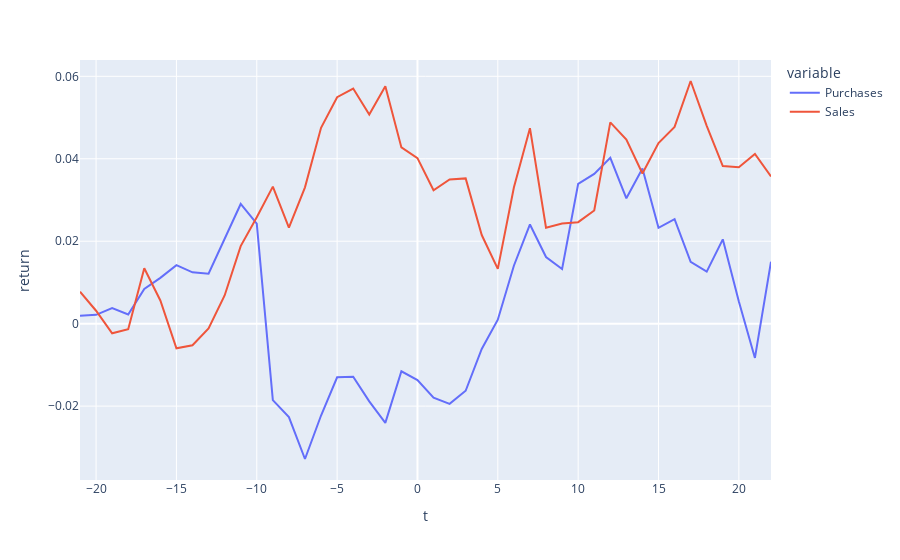

The code cell stored with this chart in its notebook:
### Code cell
amount_midpoint_map = {
    '$1,001 - $15,000': 8000.5,
    '$15,001 - $50,000': 32500.5,
    '$50,001 - $100,000': 75000.5,
    '$100,001 - $250,000':125000.5,
    '$250,001 - $500,000':375000.5,
    '$1,000,001 - $5,000,000':2500000.5,
    '$5,000,001 - $25,000,000':15000000.5,
}

def cumulative_returns_weight_by_amount(tr_type):
    daily = daily_returns[daily_returns['type'] == tr_type].drop(columns=['type', 'ticker'])
    weight = daily['amount'].map(lambda a: amount_midpoint_map[a])
    cumulative = (daily.iloc[:,:-1]+1).cumprod(axis=1)
    cumulative = cumulative.mul(weight, axis=0)
    return cumulative.sum() / weight.sum() - 1

df = pd.DataFrame({"Purchases": cumulative_returns_weight_by_amount('Purchase'), "Sales": cumulative_returns_weight_by_amount('Sale')})
px.line(df, labels={"index":"t", "value": "return"})

### Figure 1 — Plotly figure (JSON) as saved in the notebook; plotly's stock layout.template omitted (floating-point values rounded to 4 significant figures)
{"data": [{"hovertemplate": "variable=Purchases<br>t=%{x}<br>return=%{y}<extra></extra>", "legendgroup": "Purchases", "line": {"color": "#636efa", "dash": "solid"}, "mode": "lines", "name": "Purchases", "orientation": "v", "showlegend": true, "type": "scatter", "x": [-21, -20, -19, -18, -17, -16, -15, -14, -13, -12, -11, -10, -9, -8, -7, -6, -5, -4, -3, -2, -1, 0, 1, 2, 3, 4, 5, 6, 7, 8, 9, 10, 11, 12, 13, 14, 15, 16, 17, 18, 19, 20, 21, 22], "xaxis": "x", "y": [0.001923, 0.002143, 0.003754, 0.002227, 0.008437, 0.01111, 0.01419, 0.01245, 0.0121, 0.02041, 0.02904, 0.02428, -0.01855, -0.02264, -0.03283, -0.02228, -0.01301, -0.01287, -0.01884, -0.02407, -0.01155, -0.01369, -0.01795, -0.01944, -0.01627, -0.006145, 0.000958, 0.01406, 0.02406, 0.01617, 0.01327, 0.03392, 0.03633, 0.04021, 0.03041, 0.03764, 0.02323, 0.02533, 0.01499, 0.01262, 0.02045, 0.005362, -0.008316, 0.01503], "yaxis": "y"}, {"hovertemplate": "variable=Sales<br>t=%{x}<br>return=%{y}<extra></extra>", "legendgroup": "Sales", "line": {"color": "#EF553B", "dash": "solid"}, "mode": "lines", "name": "Sales", "orientation": "v", "showlegend": true, "type": "scatter", "x": [-21, -20, -19, -18, -17, -16, -15, -14, -13, -12, -11, -10, -9, -8, -7, -6, -5, -4, -3, -2, -1, 0, 1, 2, 3, 4, 5, 6, 7, 8, 9, 10, 11, 12, 13, 14, 15, 16, 17, 18, 19, 20, 21, 22], "xaxis": "x", "y": [0.007756, 0.003137, -0.002348, -0.001351, 0.01343, 0.005623, -0.005966, -0.005227, -0.001171, 0.006834, 0.01882, 0.0258, 0.03323, 0.02331, 0.03306, 0.04752, 0.05492, 0.05703, 0.05075, 0.05758, 0.04276, 0.04015, 0.03236, 0.03497, 0.03524, 0.02149, 0.01329, 0.03303, 0.04742, 0.02329, 0.0243, 0.02462, 0.02746, 0.04884, 0.04464, 0.03642, 0.04382, 0.04772, 0.05886, 0.04799, 0.03824, 0.03796, 0.04118, 0.0357], "yaxis": "y"}], "layout": {"legend": {"title": {"text": "variable"}, "tracegroupgap": 0}, "margin": {"t": 60}, "xaxis": {"anchor": "y", "domain": [0, 1], "title": {"text": "t"}}, "yaxis": {"anchor": "x", "domain": [0, 1], "title": {"text": "return"}}}}
